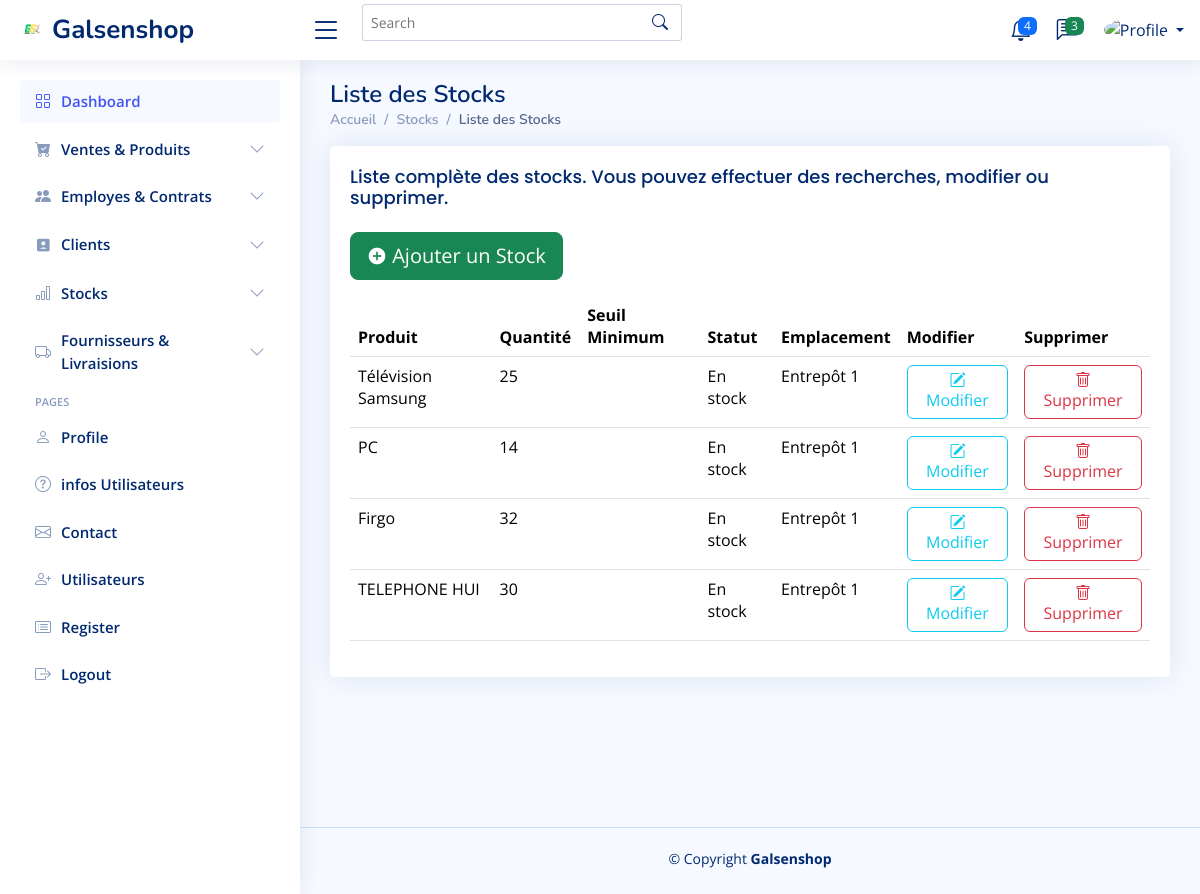
Page /stocks/ on the earlier database version.
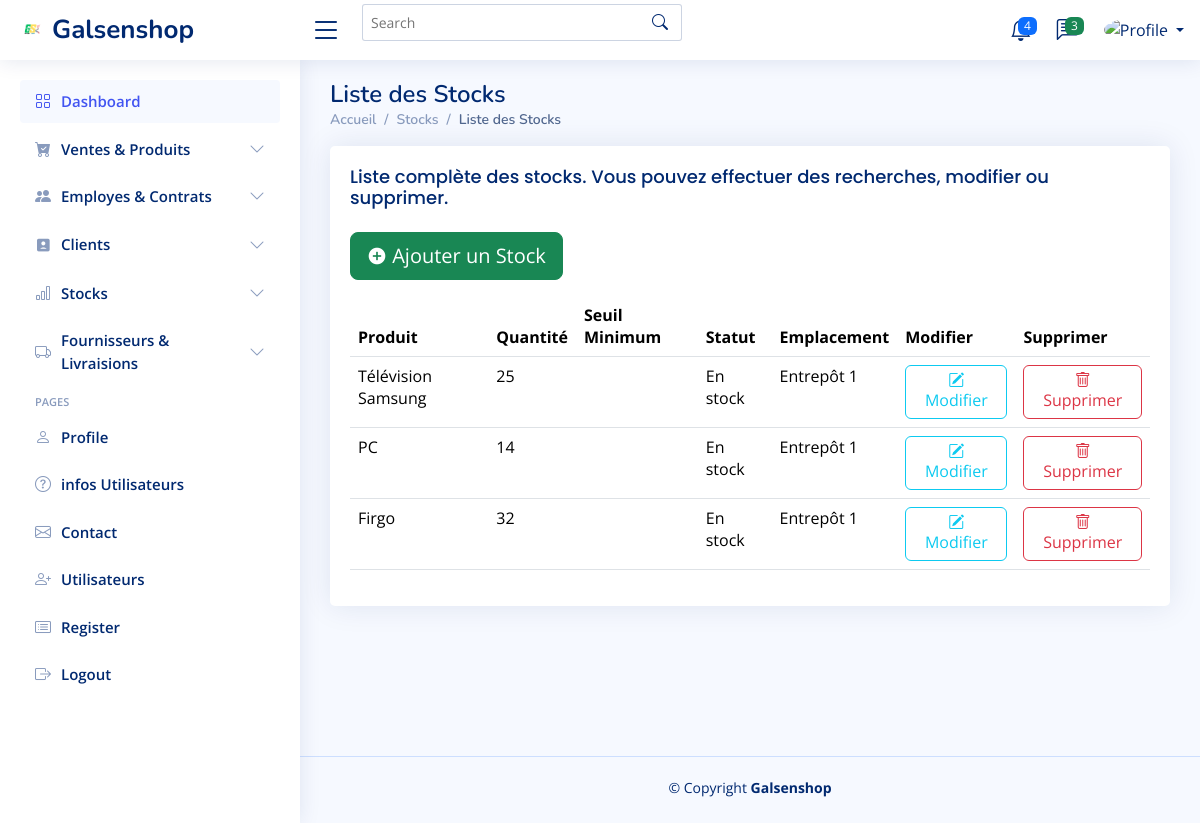
Same page on the later database version.
### application/models.py (models this page shows, shortened)
class Stock(models.Model):
    STATUT_CHOICES = [
        ('en_stock', 'En stock'),
        ('rupture', 'Rupture'),
        ('en_approvisionnement', 'En approvisionnement'),
        ('reserve', 'Réservé'),
    ]
    EMPLACEMENT_CHOICES = [
        ('entrepot_1', 'Entrepôt 1'),
        ('entrepot_2', 'Entrepôt 2'),
        ('magasin', 'Magasin'),
        ('reserve', 'Réserve'),
        ('autre', 'Autre'),
    ]
    produit = models.OneToOneField(Produit, on_delete=models.CASCADE, related_name='stock')
    emplacement = models.CharField(max_length=50, choices=EMPLACEMENT_CHOICES, default='entrepot_1')
    quantite = models.PositiveIntegerField(default=0)
    statut = models.CharField(max_length=20, choices=STATUT_CHOICES, default='en_stock')  # Statut du stock
    date_ajout = models.DateTimeField(auto_now_add=True)

class Produit(models.Model):
    nom = models.CharField(max_length=100)
    description = models.TextField(blank=True, null=True)
    prix = models.DecimalField(max_digits=10, decimal_places=2)
    categorie = models.ForeignKey('Categorie', on_delete=models.CASCADE, related_name='produits')
    actif = models.BooleanField(choices=[(True, 'Disponible'), (False, 'Indisponible')], default=False)
    image = models.ImageField(upload_to='produits/', blank=True, null=True)

### application/views.py (the view)
# urls.py: path('stocks/', views.liste_stocks, name='liste_stocks'),
def liste_stocks(request):
    stocks = Stock.objects.all().select_related('produit')  # Utilisation de select_related pour optimiser les requêtes
    return render(request, 'stock/liste_stock.html', {'stocks': stocks})

### templates/stock/liste_stock.html (shortened to what this page needs)
{% extends "base.html" %} {% load static %} {% block content %}
<main id="main" class="main">
  <div class="pagetitle">
    <h1>Liste des Stocks</h1>
    <nav>
      <ol class="breadcrumb">
        <li class="breadcrumb-item"><a href="{% url 'home' %}">Accueil</a></li>
        <li class="breadcrumb-item">Stocks</li>
        <li class="breadcrumb-item active">Liste des Stocks</li>
      </ol>
    </nav>
  </div>
  <section class="section">
    <div class="row">
      <div class="col-lg-12">
        <div class="card">
          <div class="card-body">
            <h5 class="card-title">
              Liste complète des stocks. Vous pouvez effectuer des recherches,
              modifier ou supprimer.
            </h5>
            <p>
              <button
                type="button"
                class="btn btn-success btn-lg"
                onclick="window.location.href='{% url 'ajouter_stock' %}'"
              >
                <i class="ri-add-circle-fill"></i> Ajouter un Stock
              </button>
            </p>
            <table class="table datatable">
              <thead>
                <tr>
                  <th>Produit</th>
                  <th>Quantité</th>
                  <th>Seuil Minimum</th>
                  <th>Statut</th>
                  <th>Emplacement</th>
                  <th>Modifier</th>
                  <th>Supprimer</th>
                </tr>
              </thead>
              <tbody>
                {% for stock in stocks %}
                <tr>
                  <td>{{ stock.produit.nom }}</td>
                  <td>{{ stock.quantite }}</td>
                  <td>{{ stock.seuil_minimum }}</td>
                  <td>{{ stock.get_statut_display }}</td>
                  <td>{{ stock.get_emplacement_display }}</td>
                  <td>
                    <a
                      class="btn btn-outline-info"
                      href="{% url 'modifier_stock' stock.id %}"
                    >
                      <i class="bi bi-pencil-square"></i> Modifier
                    </a>
                  </td>
                  <td>
                    <a
                      href="#"
                      class="btn btn-outline-danger"
                      data-bs-toggle="modal"
                      data-bs-target="#deleteModal{{ stock.id }}"
                    >
                      <i class="bi bi-trash"></i> Supprimer
                    </a>
                  </td>
                </tr>
                {% endfor %}
              </tbody>
            </table>
          </div>
        </div>
      </div>
    </div>
  </section>
</main>
{% endblock content %}

Differences in the rows shown:
removed Stock: produit.nom "TELEPHONE HUI", quantite "30", statut "En stock", emplacement "Entrepôt 1"
